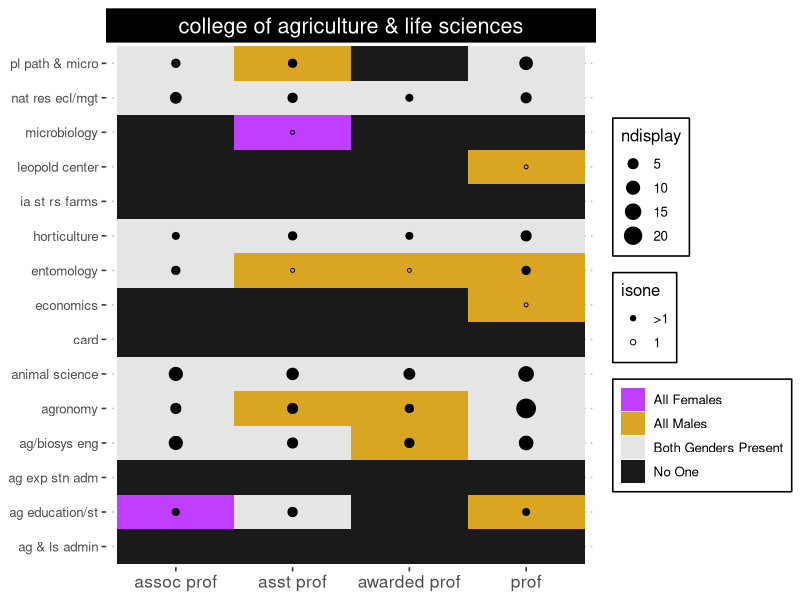

This chart was generated by the following R code:
####################
# author: gina
# date created: Dec 1 2019
# last updated: 
# purpose: create data for shiny app showing where females are missing
# notes:
#
#########################

library(tidyverse)
library(ggpubr)

exraw <- read_csv("data-raw/_tidy/cyd_salprofs.csv") %>% 
  #Just keep 'colleges'
  filter(grepl("college", college)) %>% 
  # who gets paid 0?
  filter(base_salary > 0) %>% 
  # get rid of centers
  filter(!grepl('ctr', dept)) %>%
  # keep fiscal year
  group_by(fiscal_year, college, dept, prof_simp, gender) %>% 
  summarise(n = n()) %>% 
  spread(gender, value = n) %>% 
  ungroup()

yrs <- exraw %>% pull(fiscal_year) %>% unique()
dept <- exraw %>% pull(dept) %>% unique()
prof_simp <- exraw %>% pull(prof_simp) %>% unique()

combs <- 
  expand_grid(yrs, dept, prof_simp) %>% 
  rename("fiscal_year" = 1)

coldept <- exraw %>% 
  select(fiscal_year, college, dept) %>% 
  distinct()


coldept2 <- exraw %>% 
  select(college, dept) %>% 
  distinct()

# assign ------------------------------------------------------------------
# 
# nomf <- 
#   exraw %>% 
#   mutate(id = ifelse(is.na(`F`), "All Males",
#                      ifelse(is.na(M), "All Females", NA))) %>% 
#   select(fiscal_year, dept, prof_simp, id) 
# 
# 
# 
# dat <- combs %>% 
#   left_join(nomf) %>% 
#   left_join(coldept) 
# 
# 
# dat %>% 
#   filter(fiscal_year == 2018) %>% 
#   ggplot(aes(dept, prof_simp)) + 
#   geom_tile(aes(fill = id)) + 
#   coord_flip()

# write it ----------------------------------------------------------------

#dat %>% write_csv("data-raw/_tidy/cyd_missing-genders.csv")


# trying something new ----------------------------------------------------

dat <- 
  # Get all combinations of prof/depts
  combs %>% 
  left_join(exraw) %>% 
  select(-college) %>% 
  # assign college
  left_join(coldept2) %>% 
  # assign gender verdict
  mutate(id = ifelse((is.na(`F`) & is.na(M)), "No One",
                     ifelse(is.na(`F`), "All Males",
                            ifelse(is.na(M), "All Females", "Both Genders Present")))) %>% 
  mutate(ndisplay = ifelse(id == "Both Genders Present", M + `F`,
                           ifelse( id == "No One", NA, 
                                   ifelse(id == "All Males", M, `F`)))) %>% 
  mutate(isone = ifelse(ndisplay == 1, "1", ">1"),
         isone = ifelse(is.na(isone), ">1", isone))


# write it ----------------------------------------------------------------

dat %>% write_csv("data-raw/_tidy/cyd_missing-genders.csv")


dat %>% 
  filter(grepl("ag", college)) %>% 
  filter(fiscal_year == 2018) %>% 
  ggplot(aes(x = dept, y = prof_simp)) +
  geom_tile(aes(fill = id)) +
  geom_point(aes(size = ndisplay, pch = isone)) +
  scale_fill_manual(values = c(`All Females` = "darkorchid1",
                               `All Males` = "goldenrod", 
                               `Both Genders Present` = "gray90",
                               `No One` = "gray10")) +
  scale_shape_manual(values = c(19, 1)) +
  coord_flip() +
  labs(
    x = NULL,
    y = NULL,
    fill = NULL) +
  #theme_bw() +
  theme_pubclean() +
  facet_grid(~ college) + 
  
  theme(strip.text = element_text(size = rel(1.3), color = "white"),
        strip.background = element_rect(fill = "black"),
        axis.title = element_text(size = rel(1.3)),
        axis.text.x = element_text(size = rel(1.3)),
        legend.position = "right",
        legend.background = element_rect(linetype = "solid", color = "black"))


